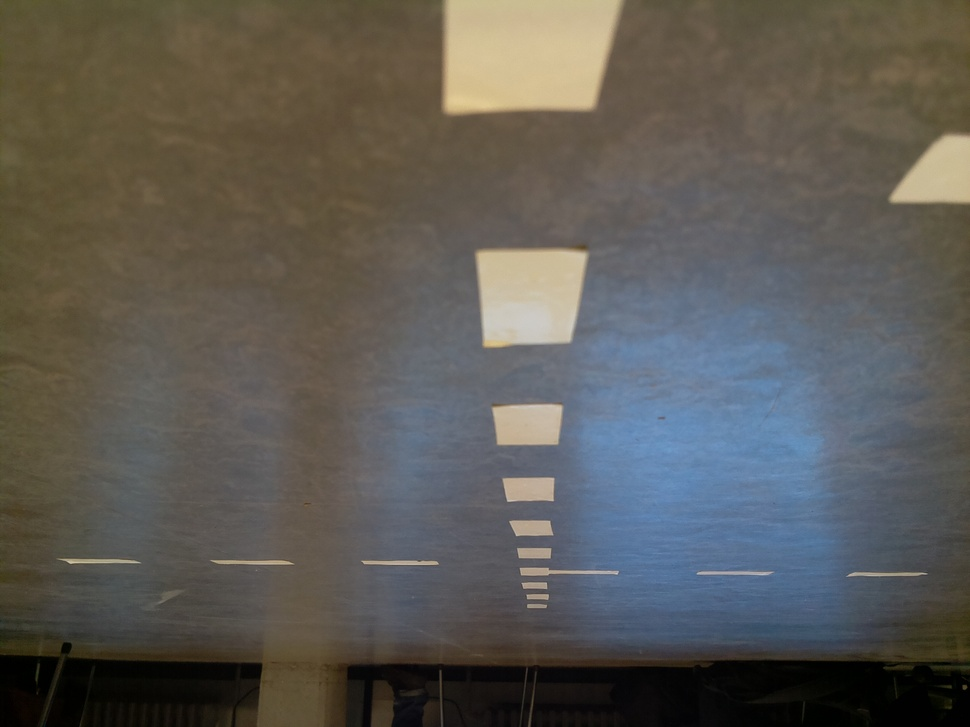
#> input picture Beeldverwerking/pi_photos/cam.jpg, 970 x 727 px, shrunk from 2592 x 1944 before the run, given in place of the camera
$ python Webcam.py
#> lines starting #> are read from the running program, lines starting #| are printed output that depends on the picture; after the words box and inside, x2 and y2 are one past the last pixel; in counts of white or black regions, pixels touching at a corner belong together
import cv2 as cv
import numpy as np
import math

capture_source = 0

cap = cv.VideoCapture(capture_source)

while True:
    # Capture frame-by-frame
    ret1, frame = cap.read()
#> frame is the input picture: shape (727, 970, 3); mean B, G, R 84.4, 90.2, 92.7

    # Frame to grayscale
    frame = cv.cvtColor(frame, cv.COLOR_BGR2GRAY)
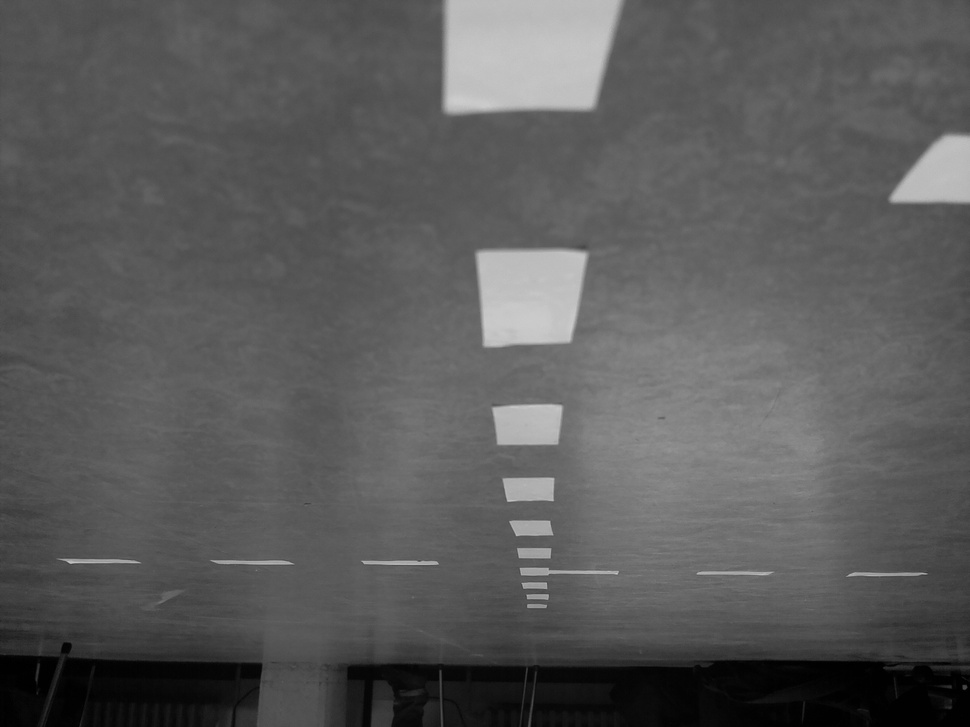
#> frame: shape (727, 970); min 0, max 205, mean 90.3

##### Image processing ###############################################

    # Gaussian blur
    blur = cv.GaussianBlur(frame,(5,5),0)

    # Threshold image
    ret2, bw = cv.threshold(blur, 200, 255, cv.THRESH_BINARY)
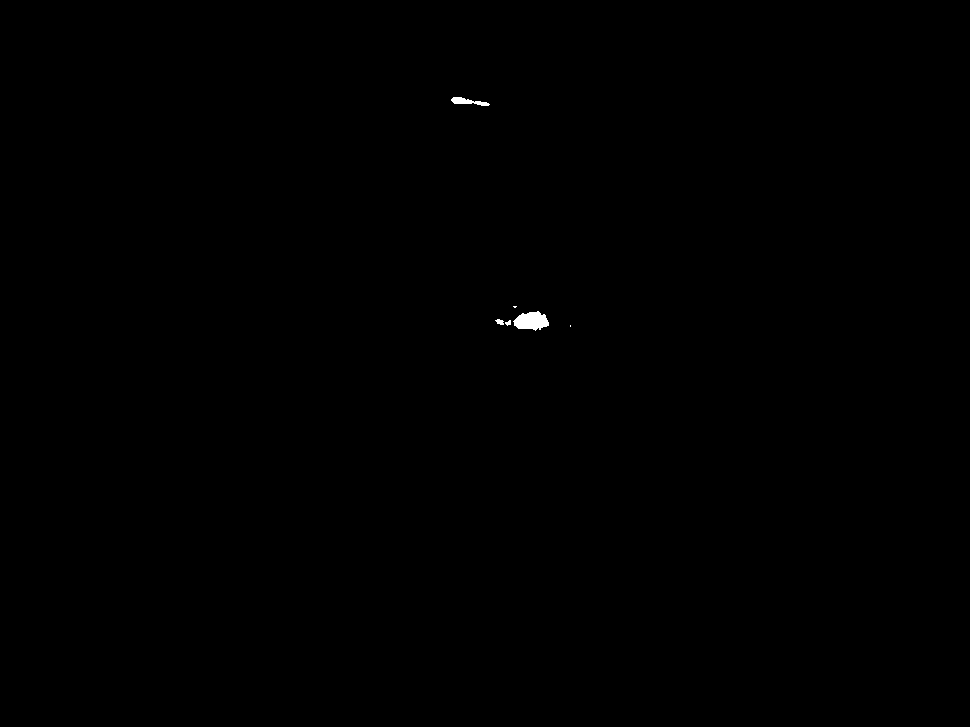
#> bw: shape (727, 970); 0.1% white; 6 white regions (2 under 20 px), largest, box (x1, y1, x2, y2) and area: (513, 311, 549, 331) 493, (451, 97, 490, 106) 176, (495, 319, 504, 325) 36, (505, 320, 511, 326) 23

    # Canny edge detection
    edges = cv.Canny(bw,5,5)
#> edges: shape (727, 970); 0.03% white in thin lines or dots, all inside (x1, y1, x2, y2) = (451, 96, 572, 331)

    # Hough Line transform
    lines = cv.HoughLinesP(edges, 2, np.pi/180, 61, None, 100, 200)
#> lines = None

    #### LINE FILTERING ####

    # Filtering on/off
    filter = True

    # Line filtering
    #TODO: voorkomen crash bij len(lines) nul
    if filter == True and lines is not None:
        line1 = 0
        while line1 < len(lines):
            line2 = line1 + 1
            while line2 < len(lines):
                # Calculating the distance between the Line starting points
                line1_1 = [lines[line1][0][0],lines[line1][0][1]]
                line1_2 = [lines[line1][0][2],lines[line1][0][3]]
                line2_1 = [lines[line2][0][0],lines[line2][0][1]]
                line2_2 = [lines[line2][0][2],lines[line2][0][3]]
                distance1 = math.sqrt((line1_1[0]-line2_1[0])**2 + (line1_1[1]-line2_1[1])**2)
                distance2 = math.sqrt((line1_2[0]-line2_2[0])**2 + (line1_2[1]-line2_2[1])**2)
                distance3 = math.sqrt((line1_1[0]-line2_2[0])**2 + (line1_1[1]-line2_2[1])**2)
                distance4 = math.sqrt((line1_2[0]-line2_1[0])**2 + (line1_2[1]-line2_1[1])**2)
                distance = min(distance1,distance2,distance3,distance4)

                # Calculating Line slopes
                if max(line1_2[0],line1_1[0])==line1_2[0]:
                    dy = line1_2[1] - line1_1[1]
                    dx = line1_2[0] - line1_1[0]
                else:
                    dy = line1_1[1] - line1_2[1]
                    dx = line1_1[0] - line1_2[0]
                if dx != 0:
                    rico1 = dy / float(dx)
                else:
                    rico1 = 10000
                if max(line2_2[0],line2_1[0])==line2_2[0]:
                    dy = line2_2[1] - line2_1[1]
                    dx = line2_2[0] - line2_1[0]
                else:
                    dy = line2_1[1] - line2_2[1]
                    dx = line2_1[0] - line2_2[0]
                if dx != 0:
                    rico2 = dy / float(dx)
                else:
                    rico2 = 10000

                # Determining wether slopes approximately match
                flag = 0
                if abs(rico1) < 1 and abs(rico2) < 1:
                    if (rico1 - rico2) < 1:
                        flag = 1
                elif abs(rico1) > 7 and abs(rico2) > 7:
                    flag = 1
                elif (abs(rico1) > 1 and abs(rico2) > 1) and (np.sign(rico1) ==np.sign(rico2)):
                    if (rico1 - rico2) < 3:
                        flag = 1

                # Determining the length of both lines
                length1 = math.sqrt((line1_1[0]-line1_2[0])**2 + (line1_1[1]-line1_2[1])**2)
                length2 = math.sqrt((line2_1[0]-line2_2[0])**2 + (line2_1[1]-line2_2[1])**2)

                # Filtering lines based on similar starting point and slope
                delete = False
                switch = False
                if distance < 200 and flag == 1:
                    # We delete the shortest Line
                    if length2 <= length1:
                        lines = np.delete(lines,line2,axis=0)
                        delete = True
                    else:
                        lines = np.delete(lines,line1,axis=0)
                        delete = True
                        line2 = line1 + 1
                        switch = True
                if delete is False and switch is False:
                    line2 += 1
                if len(lines) == 0:
                    break
            line1 += 1
            if len(lines) == 0:
                    break

    #### LINE FILTERING ####

    # Grayscale to RGB for color Line drawing
    frame = cv.cvtColor(frame, cv.COLOR_GRAY2RGB)
#> frame: shape (727, 970, 3)

    # Drawing the lines
    if lines is not None:
        for i in xrange(0,len(lines)):
            for x1,y1,x2,y2 in lines[i]:
                cv.line(frame, (x1,y1),(x2,y2),(0,255,0),2)

######################################################################

    # Display the resulting frame
    cv.imshow('Camera',frame)
    k = cv.waitKey(10)
#> (key Esc is pressed here)
    if k == 27:
        break

# When escape is hit, release the capture and close the window
cap.release()
cv.destroyAllWindows()
